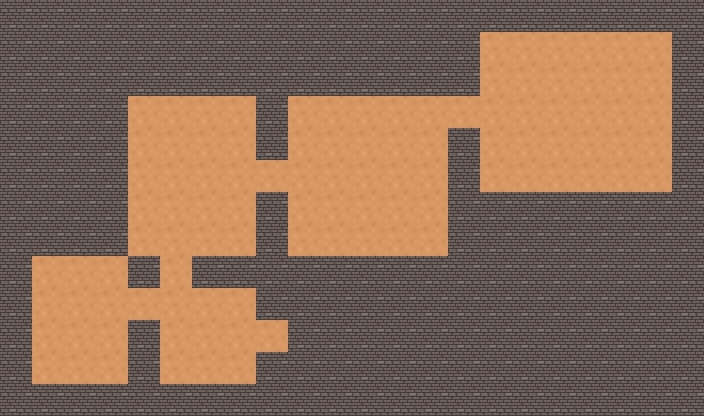

A 2D game scene composited from a Tiled map and its tileset images. What follows is a short description and the map's XML, with every tile layer's data as written:
An orthogonal 22x13 tile map with 32x32 px tiles, 1 tile layer (Прошарок плиток 1).

<map version="1.10" tiledversion="1.10.2" orientation="orthogonal" renderorder="left-up" width="22" height="13" tilewidth="32" tileheight="32" infinite="0" nextlayerid="2" nextobjectid="1">
 <tileset firstgid="1" source="Підлога.tsx" />
 <layer id="1" name="Прошарок плиток 1" width="22" height="13">
  <data encoding="csv">
2,2,2,2,2,2,2,2,2,2,2,2,2,2,2,2,2,2,2,2,2,2,
2,2,2,2,2,2,2,2,2,2,2,2,2,2,2,1,1,1,1,1,1,2,
2,2,2,2,2,2,2,2,2,2,2,2,2,2,2,1,1,1,1,1,1,2,
2,2,2,2,1,1,1,1,2,1,1,1,1,1,1,1,1,1,1,1,1,2,
2,2,2,2,1,1,1,1,2,1,1,1,1,1,2,1,1,1,1,1,1,2,
2,2,2,2,1,1,1,1,1,1,1,1,1,1,2,1,1,1,1,1,1,2,
2,2,2,2,1,1,1,1,2,1,1,1,1,1,2,2,2,2,2,2,2,2,
2,2,2,2,1,1,1,1,2,1,1,1,1,1,2,2,2,2,2,2,2,2,
2,1,1,1,2,1,2,2,2,2,2,2,2,2,2,2,2,2,2,2,2,2,
2,1,1,1,1,1,1,1,2,2,2,2,2,2,2,2,2,2,2,2,2,2,
2,1,1,1,2,1,1,1,1,2,2,2,2,2,2,2,2,2,2,2,2,2,
2,1,1,1,2,1,1,1,2,2,2,2,2,2,2,2,2,2,2,2,2,2,
2,2,2,2,2,2,2,2,2,2,2,2,2,2,2,2,2,2,2,2,2,2
</data>
 </layer>
</map>
